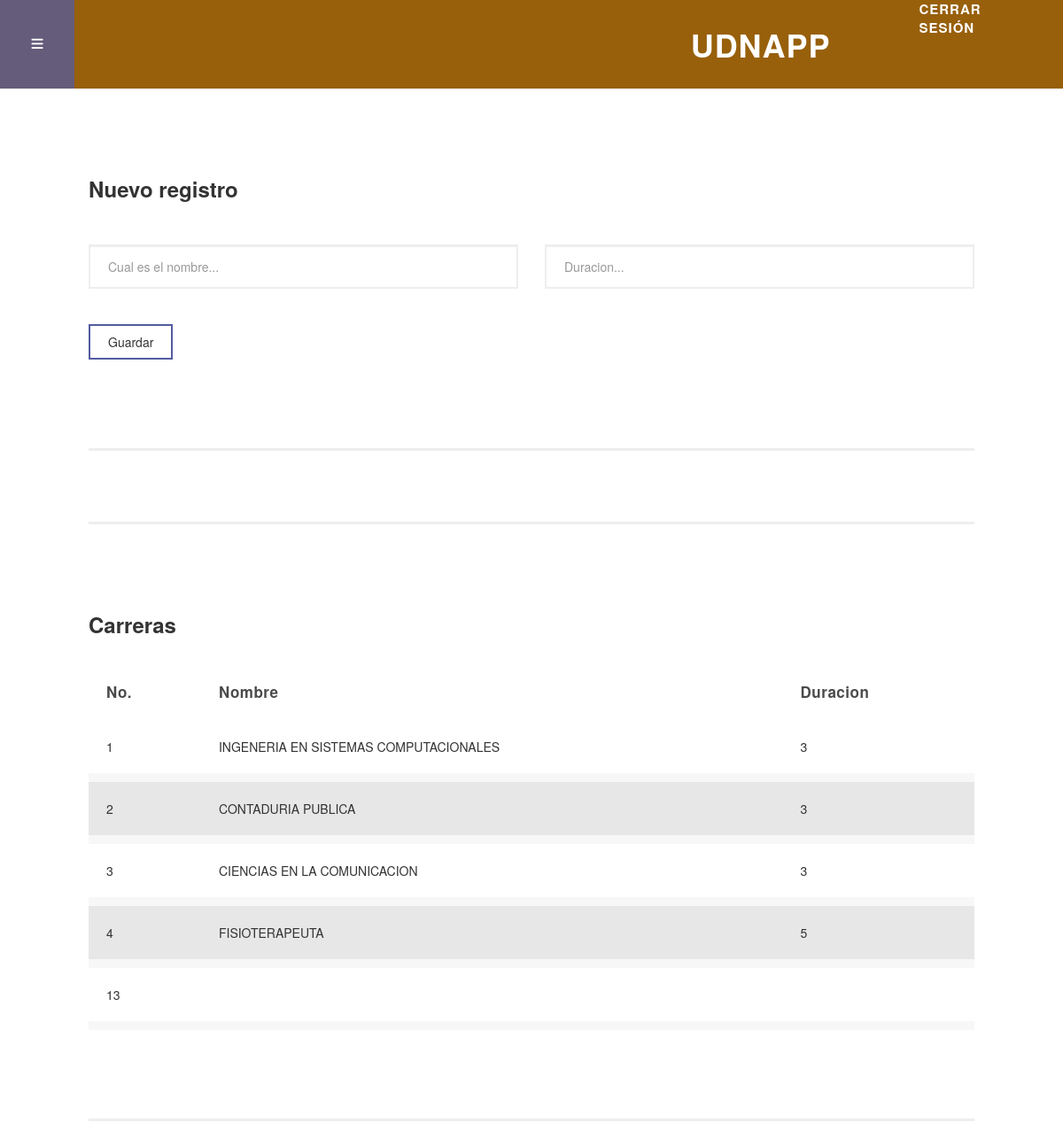
The app's page /carreras.php (signed in), older data.
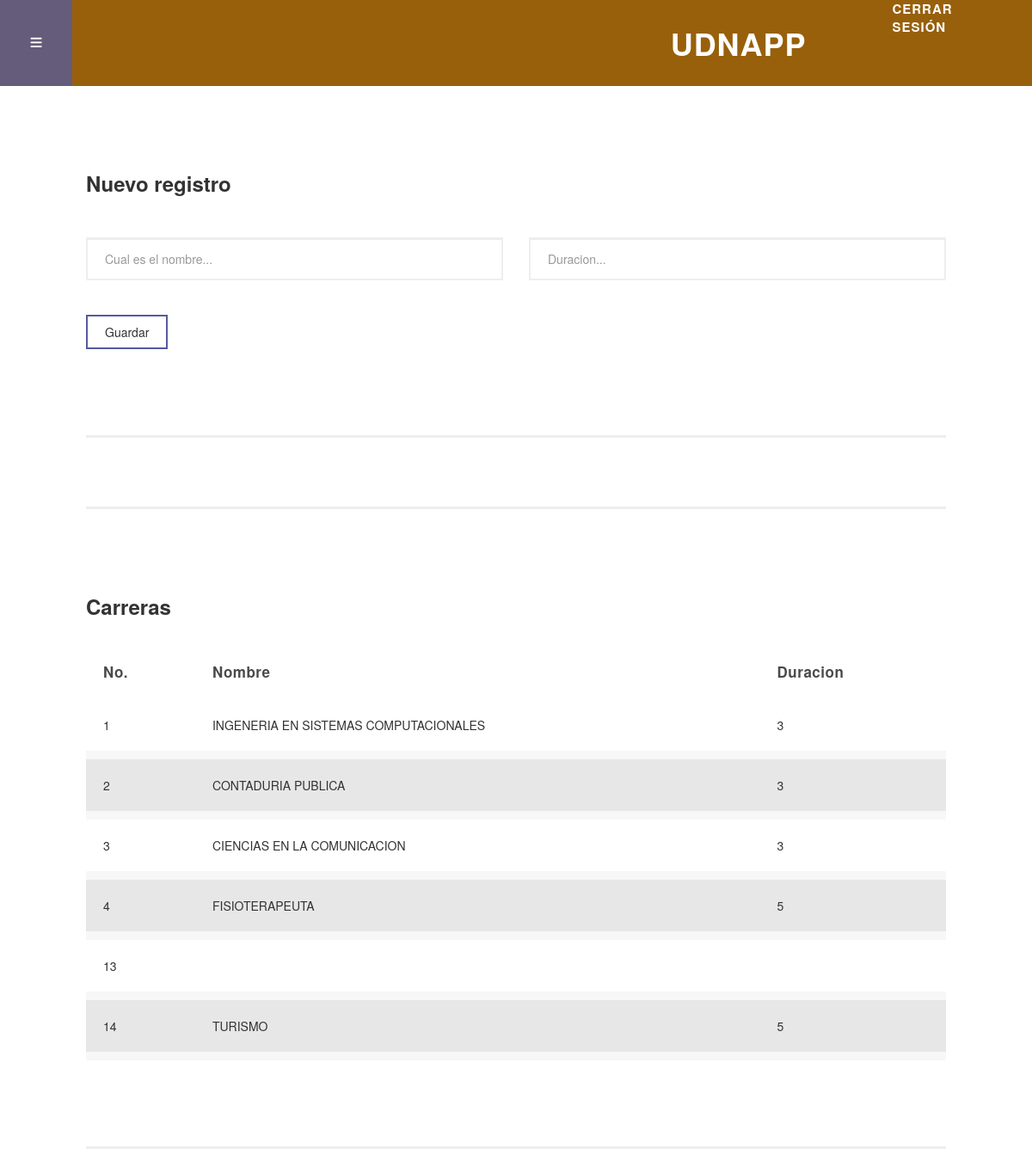
The same page, newer data.
### tables this page shows
CREATE TABLE `carreras` (
  `idcarreras` int NOT NULL,
  `nombres` varchar(50) DEFAULT NULL,
  `duracion` varchar(50) DEFAULT NULL
);

### carreras.php (the view, shortened to what this page needs)
<!DOCTYPE html>
<html lang="en">
  <head>
<?php
                        require 'C:\xampp\htdocs\UDNApp\php\conf.php';
?>
    <link href="vendor/bootstrap/css/bootstrap.min.css" rel="stylesheet">
    <link rel="stylesheet" href="assets/css/fontawesome.css">
    <link rel="stylesheet" href="assets/css/templatemo-style.css">
    <link rel="stylesheet" href="assets/css/owl.css">
  <link rel="stylesheet" href="https://maxcdn.bootstrapcdn.com/bootstrap/3.3.6/css/bootstrap.min.css" />
  </head>
<body class="is-preload">
    <div id="wrapper">
        <div id="main">
          <div class="inner">
             <?php
       require_once('header.php');
       ?>
            <section class="forms">
              <div class="container-fluid">
                <div class="row">
                  <div class="col-md-12">
                    <div class="section-heading">
                      <h2>Nuevo registro</h2>
                    </div>
                    <form id="contact" action="" method="post">
                      <div class="row">
                        <div class="col-md-6">
                          <fieldset>
                            <input name="nombre" type="text" class="form-control" id="nombre"  placeholder="Cual es el nombre..." required="required">
                          </fieldset>
                        </div>
                        <div class="col-md-6">
                          <fieldset>
                            <input name="duracion" type="id_products" class="form-control" id="duracion" placeholder="Duracion..." pattern="-?[0-9]*(\.[0-9]+)?" id="id_products" required="required">
                          </fieldset>
                        </div>
                        <div class="col-md-12">
                          <button type="submit" id="form-submit" name="form-submit" class="button">Guardar</button>
                        </div>
                      </div>
                    </form>
                  </div>
                </div>
              </div>
            </section>
            <section class="tables">
              <div class="container-fluid">
                <div class="row">
                  <div class="col-md-12">
                    <div class="section-heading">
                      <h2>Carreras</h2>
                    </div>
                    <div class="table-responsive">
                      <table id="editable_table">
                        <thead>
                          <tr>
                            <th>No.</th>
                            <th>Nombre</th>
                            <th>Duracion</th>
                          </tr>
                        </thead>
                        <tbody>
                          <tr>
                              <?php
			$sql="SELECT * FROM carreras";
			$result=mysqli_query($connect,$sql);
			while ($mostrar=mysqli_fetch_array($result)){
			?>
                             <td><?php echo $mostrar['idcarreras']?></td>
                             <td><?php echo $mostrar['nombres'] ?></td>
                             <td><?php echo $mostrar['duracion'] ?></td>
                         </tr>
                         <?php
                    }
                         ?>
                        </tbody>
                      </table>
                    </div>
                  </div>
                </div>
              </div>
            </section>
          </div>
        </div>
    </div>
</body>
  </body>
</html>

### header.php
<header id="header">
              <div class="logo">
                <a href="main.php">UDNApp</a>
              </div>
               <div class="logout">
                <a href="php/logout.php">Cerrar sesión</a>
               </div>
</header>

### assets/css/templatemo-style.css (style rules this page uses)
body { font-family: 'Roboto Slab', sans-serif; }
input, select, textarea { outline: none; }
.primary-button a, button { font-size: 14px; font-weight: 700; text-transform: uppercase; background-color: transparent; display: inline-block; padding: 8px 20px; color: #535ba0; border: 2px solid #535ba0; transition: all 0.5s; }
section { border-bottom: 3px solid #eee; padding-bottom: 100px; }
#wrapper { display: -moz-flex; display: -webkit-flex; display: -ms-flex; display: flex; -moz-flex-direction: row-reverse; -webkit-flex-direction: row-reverse; -ms-flex-direction: row-reverse; flex-direction: row-reverse; min-height: 100vh; }
#main { -moz-flex-grow: 1; -webkit-flex-grow: 1; -ms-flex-grow: 1; flex-grow: 1; -moz-flex-shrink: 1; -webkit-flex-shrink: 1; -ms-flex-shrink: 1; flex-shrink: 1; width: 100%; }
#main > .inner { padding: 100px; }
section.tables { margin-top: 80px; border-top: 3px solid #eee!important; padding-top: 100px; }
section.tables .container-fluid { padding-left: 0px; padding-right: 0px; }
table { width: 100%; }
table tbody tr { border-left: 0; border-right: 0; border-bottom: 10px solid #f7f7f7; }
table td { padding: 20px; }
table th { padding: 0px 20px 20px 20px; font-size: 17px; font-weight: 700; letter-spacing: 0.5px; text-align: left; text-transform: capitalize; }
table tbody tr { background-color: #e7e7e7; }
table tbody tr:nth-child(2n + 1) { background-color: #fff; }
table th { color: #4a4a4a; }
section.forms { margin-top: 90px; }
section.forms .container-fluid { padding-left: 0px; padding-right: 0px; }
.forms input, .forms select { font-size: 14px; color: #7a7a7a; width: 100%; height: 50px; border-radius: 0px; border: 2px solid #eee; outline: none; padding-left: 20px; line-height: 50px; margin-bottom: 40px; }
.section-heading h2 { margin-top: 0px; font-size: 24px; font-weight: 700; margin-bottom: 50px; }
#header { display: -moz-flex; display: -webkit-flex; display: -ms-flex; display: flex; position: relative; background-color: #98600b; margin: -100px -100px 100px -100px; }
#header .logo { text-align: right; display: inline-block; width: 100%; height: 100px; line-height: 100px; }
#header .logo a { font-size: 36px; text-transform: uppercase; letter-spacing: 1px; color: #fff; font-weight: 700; margin-right: 100px; }
#header .logout a { font-size: 15px; text-transform: uppercase; letter-spacing: 1px; color: #fff; font-weight: 700; margin-right: 50px; }

Row changes from the older to the newer data that the page shows:
added carreras: idcarreras "14", nombres "TURISMO", duracion "5"
